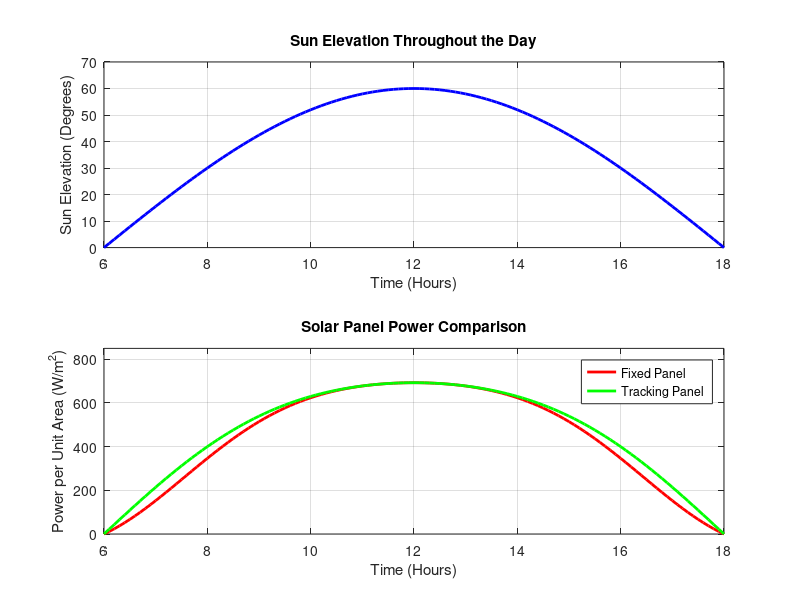
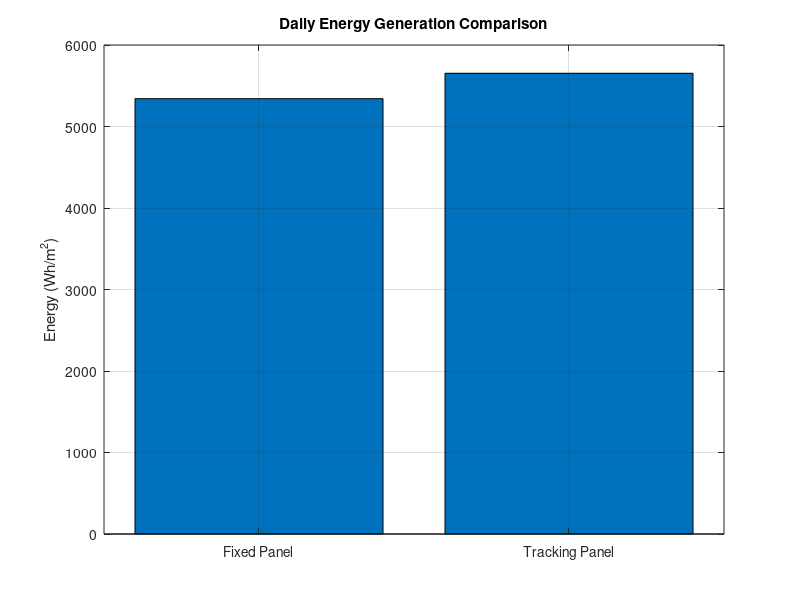

Source code (MATLAB) for these figures, in order:

clc;
clear;
close all;

% SOLAR TRACKER SIMULATION

% Time from 6 AM to 6 PM
time = 6:0.1:18;

% Sun elevation angle
sun_angle = 60 * sind((time - 6) * 15);

% Fixed panel tilt
fixed_angle = 30;

% Maximum solar irradiance (W/m^2)
intensity = 800;

% Available solar irradiance
irradiance = intensity .* sind(sun_angle);

% Fixed panel power
fixed_power = irradiance .* max(0, ...
    cosd(90 - (fixed_angle + sun_angle)));

% Tracking panel power
tracking_power = irradiance;

% Calculate daily energy (Wh/m^2)
fixed_energy = trapz(time, fixed_power);
tracking_energy = trapz(time, tracking_power);

% Calculate improvement
improvement = ((tracking_energy - fixed_energy) ...
    / fixed_energy) * 100;

% FIGURE 1: Sun Elevation
figure;

subplot(2,1,1);

plot(time, sun_angle, 'b', 'LineWidth', 2);

title('Sun Elevation Throughout the Day');
xlabel('Time (Hours)');
ylabel('Sun Elevation (Degrees)');

xlim([6 18]);
ylim([0 70]);

grid on;

% FIGURE 2: Power Comparison
subplot(2,1,2);

plot(time, fixed_power, 'r', 'LineWidth', 2);
hold on;

plot(time, tracking_power, 'g', 'LineWidth', 2);

title('Solar Panel Power Comparison');
xlabel('Time (Hours)');
ylabel('Power per Unit Area (W/m^2)');

legend('Fixed Panel', 'Tracking Panel');

xlim([6 18]);
ylim([0 850]);

grid on;

% FIGURE 3: Energy Comparison
figure;

bar([fixed_energy tracking_energy]);

set(gca, 'XTickLabel', ...
    {'Fixed Panel', 'Tracking Panel'});

title('Daily Energy Generation Comparison');
ylabel('Energy (Wh/m^2)');

grid on;

% DISPLAY RESULTS
fprintf('\n----- SOLAR TRACKER RESULTS -----\n');

fprintf('Fixed Panel Energy: %.2f Wh/m^2\n', ...
    fixed_energy);

fprintf('Tracking Panel Energy: %.2f Wh/m^2\n', ...
    tracking_energy);

fprintf('Energy Improvement: %.2f%%\n', ...
    improvement);
